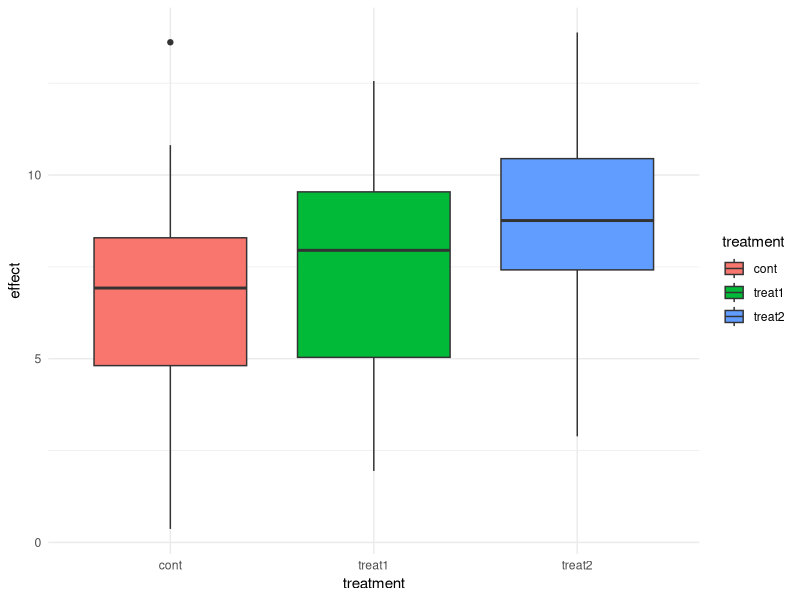
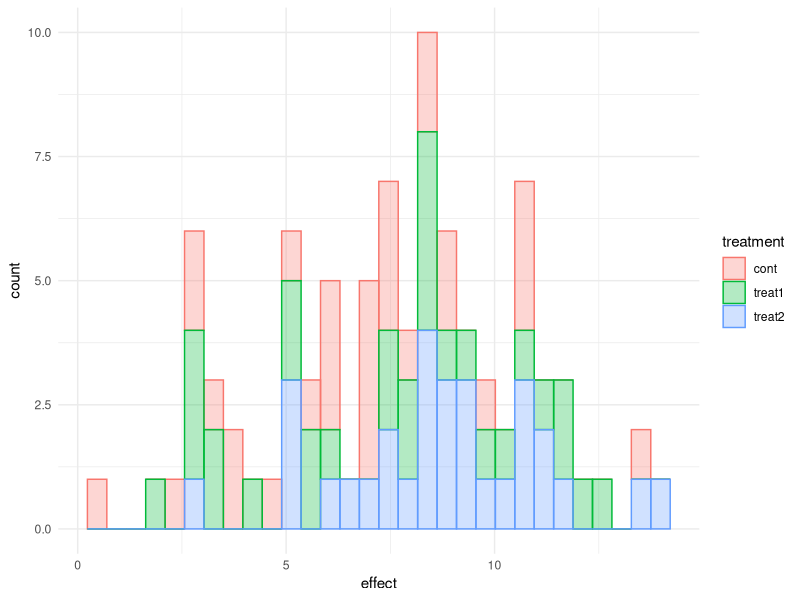
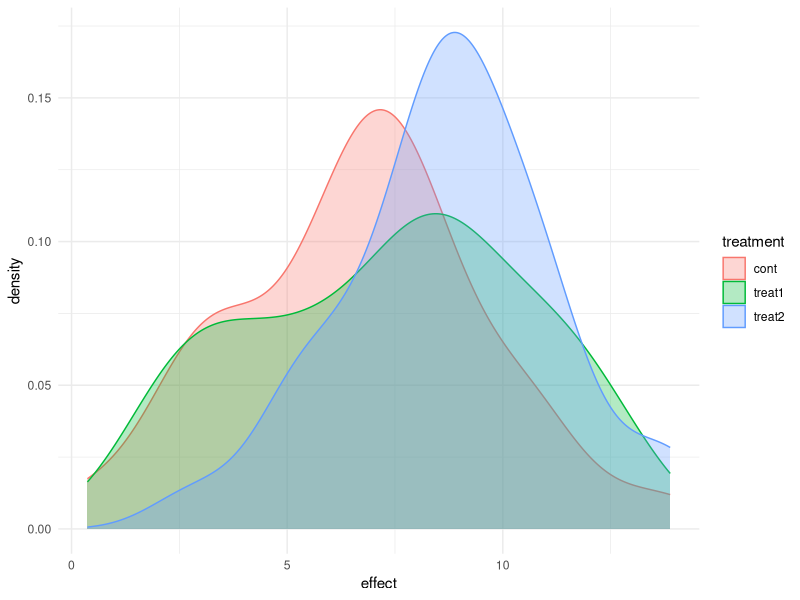
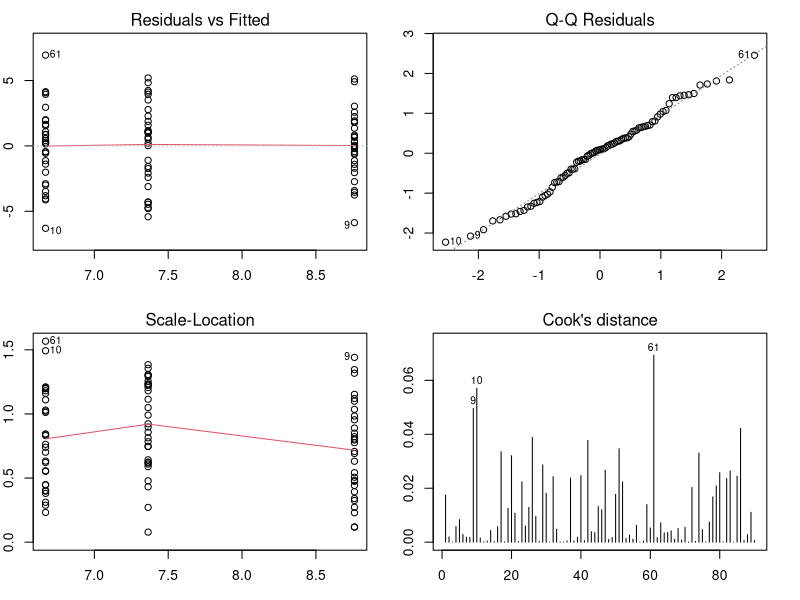
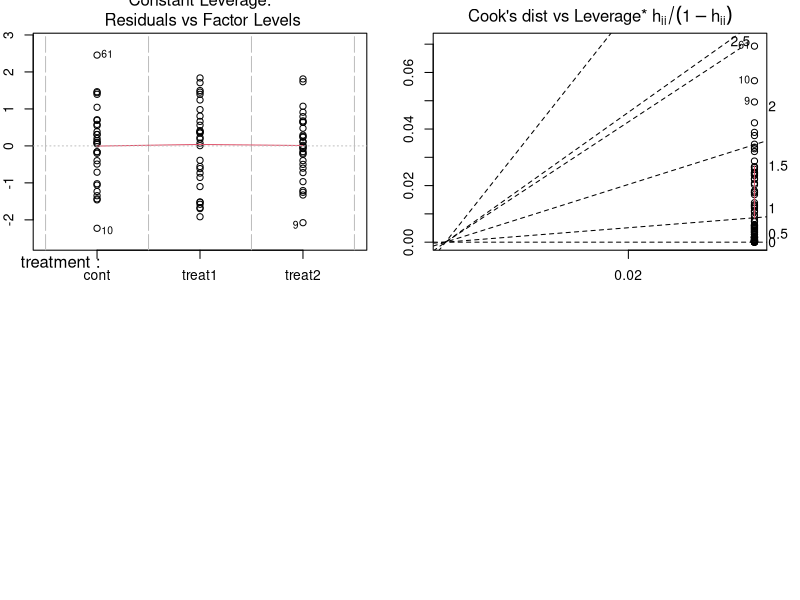
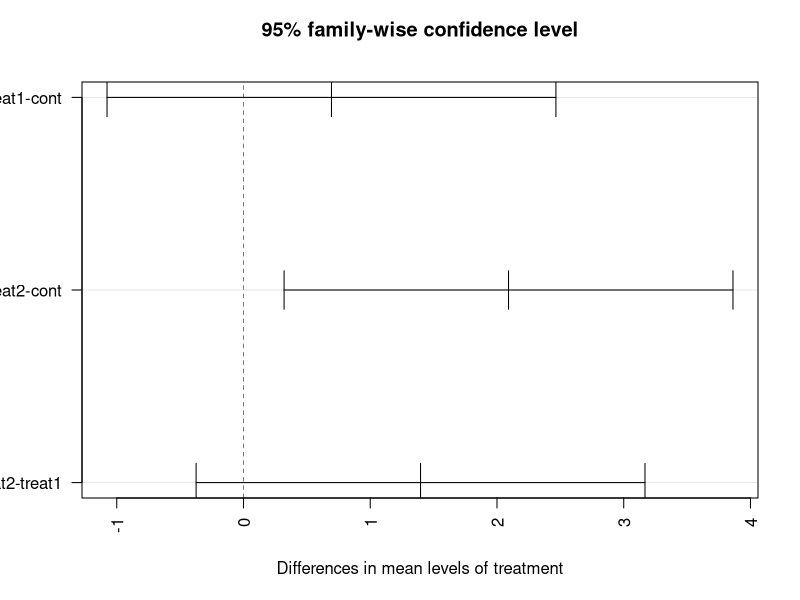
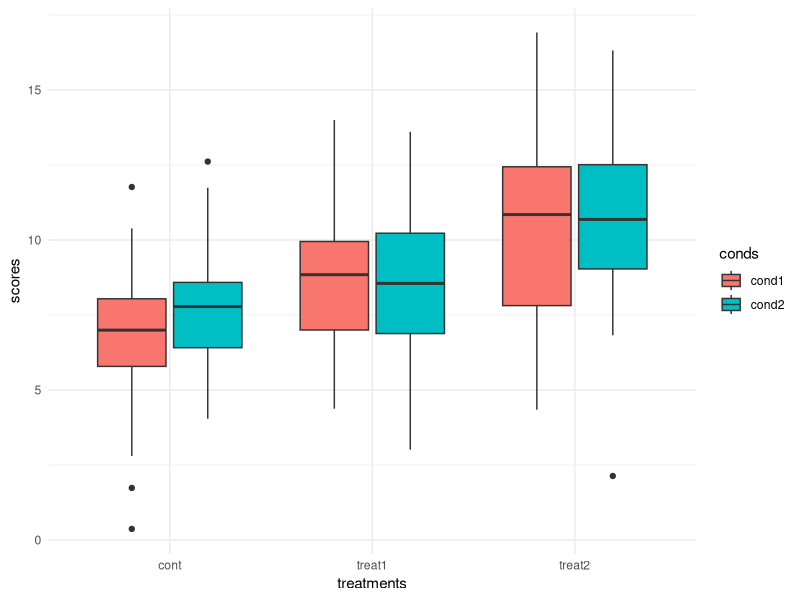

The R source for these figures, in order: (Note: this script raises an error after producing the figures.)
################################################################
#####           Run Through of Basic statistics            #####
###

#   Clear memory and environment
rm(list = ls(all.names = TRUE))
gc()

#   Libraries needed
library(tidyverse)
library(multcomp)
library(car) 
library(rstatix)

#   Set the random number generator
set.seed(318)

#   Create a data set (data frame) for analysis
df <- data.frame(subj = paste("subject", 1:30, sep = "_"),
                 cont = rnorm(30, 7, 3),
                 treat1 = rnorm(30, 8.5, 3),
                 treat2 = rnorm(30, 9.25, 3))
df
str(df)

##  R base - Descriptive statistic method      
df_n <- apply(df[ , 2:4], 2, length)
df_mean <- apply(df[ , 2:4], 2, mean)
df_median <- apply(df[ ,2:4], 2 ,median)
df_sd <- apply(df[ , 2:4], 2, sd)
df_se <- (apply(df[ , 2:4], 2, sd)/sqrt(df_n))
rbind(df_n, df_mean, df_median, df_sd,df_se)
apply(df[ , 2:4], 2, summary)

#   Wrangle data to tidy format
df |> head()
df_long <- df |> 
    pivot_longer(
        col = 2:4,
        names_to = "treatment", 
        values_to = "effect"
    )
head(df_long)

##   R Tidy descriptive statistic method.
df_long|> 
    group_by(treatment) |> 
        summarize(
            count = n(),
            mean_val = mean (effect, na.rm = TRUE), 
            median_val = median(effect, na.rm = TRUE), 
            sd_val  = sd(effect, na.rm = TRUE),
            se_val  = sd_val/sqrt(count)
     )

##   Newer Alternative R Tidy descriptive statistic method. 
#       The method uses across and  list() functions to reduce 
#       the number of lines of code 
df_long |>  
    group_by(treatment) |> 
    summarize(across(effect,
        list(count = length, mean_val = mean, sd_val = sd)
    ))
##  Note: The across() function allows for multiple dependent 
#       values to be analyzed. Note it also labels the dependent 
#       values to distinguished between dependent variables.
###

### Graphical presentation of data
##  Boxplot
df_long |> 
    ggplot(aes(x = treatment, y = effect, fill = treatment)) +
    geom_boxplot() +
    theme_minimal()

##  Histogram (composite)
df_long |> 
    ggplot(aes(x = effect, color = treatment, fill = treatment))+
    geom_histogram(alpha = 0.3, bin = 20) +
    theme_minimal()

##  Density plot (Composite)
df_long |> 
    ggplot(aes(x = effect, color = treatment, fill = treatment))+
    geom_density(alpha = 0.3) +
    theme_minimal()


#   One-Way Anova analysis - Test statistic of data 
model_df_aov <- aov(effect ~ treatment, df_long)
summary(model_df_aov)

#   Diagnostic graphs examining of the model analysis 
par(mfrow = c(2, 2))
par(mar = c(3, 2, 2, 2))
plot(model_df_aov, which = 1:4)
plot(model_df_aov, which = 5:6)


#   Reset margins to default settings
#   Margin default is c(5.1, 4.1, 4.1, 2.1).
par(mar = c(5.1, 4.1, 4.1, 2.1))
par(mfrow = c(1,1))

#   Post-Hoc comparisons between groups
tukey_model <- TukeyHSD(model_df_aov)
tukey_model

plot(tukey_model, las = 2)


################################################################
#   Plot 1 - Residuals vs Fitted Residuals: homoscedasticity ~
#       relationship between response and predictors.Points 
#       should be randomly distributed around the zero line and
#       fit should be at zero (horizontal).

#   Plot2 - Q-Q Plot: normality ~ Points fit the line for 
#       quantile vs 



##################################################################

head(df_long)
################################################################
# plotting methods:
#interaction.plot(independent variable1, independent variable 2, 
#                dependent variable, main = "###", xlab = "##",
#                  ylab = " ", trace.label = "### treatment")
################################################################
#
#
###                 Two-Way ANOVA

#   Data creation for two-way factorial ANOVA
df1 <- data.frame(subj = (rep(paste("subject", 1:50, sep = "_"),
                             time = 2)),
                 conds = rep(c("cond1", "cond2"), c(50, 50)),
                 cont  = rnorm(100, 7, 2),
                 treat1 = rnorm(100, 8.5, 2.5),
                 treat2 = rnorm(100, 10.5, 3)
                 )

df1 |> head()
df1 |> tail()

df_long1 <- pivot_longer(df1, 
    cols = 3:5,
    names_to = "treatments", 
    values_to = "scores"
)

head(df_long1)
tail(df_long1)

ggplot(data = df_long1, aes(
    x = treatments, y = scores, fill = conds)) + 
    geom_boxplot() +
    theme_minimal()

###     Two-Way ANOVA (Test with interaction)
model_aov1 <- aov(scores ~ conds * treatments + 
        Error(subj/(conds * treatments)), df_long1)

summary(model_aov1)
str(model_aov1)
model_aov1$`subj:conds:treatments`[1]

ggplot(data = df_long1, aes(x = treatments, y = scores), 
       fill = conds) +
    geom_bar(stats = "identity")
    

ggplot(data = df_long1, aes(x = treatments, y = scores)) +
    geom_col(aes(fill = conds)) +
    theme_minimal()


###  Dunnett test
#glht(model_aov, linfct = mcp(cond = "Dunnett"))
#summary(glht(model_aov, linfct = mcp(cond = "Dunnett")))
#plot(glht(model_aov, linfct = mcp(cond = "Dunnett")))






################################################################
